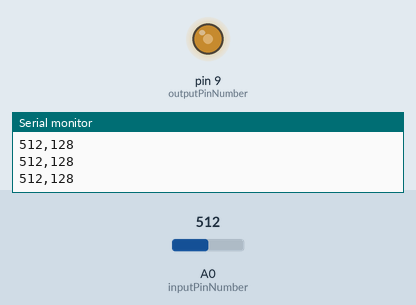
This sketch was run on a simulated Arduino Uno, built with avr-gcc and run on an emulated ATmega328P. On the bench: output pins drawn as LEDs (lit = HIGH), the last lines printed to the serial monitor. The test bench sets the inputs (shaded band); at power-on: A0 (inputPinNumber) = 512.

Above: at 1.2 s.
1.3 s: A0 (inputPinNumber) set to 716
At 2.0 s:
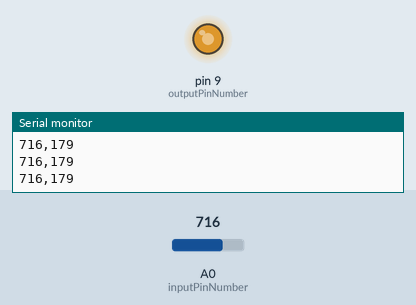
2.8 s: A0 (inputPinNumber) set to 900
At 3.7 s:
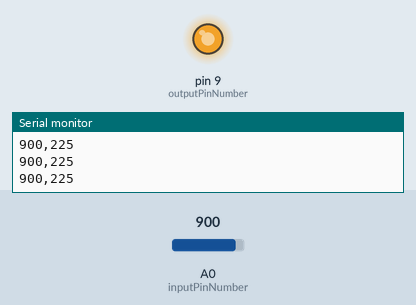
4.3 s: A0 (inputPinNumber) set to 122
At 5.3 s:
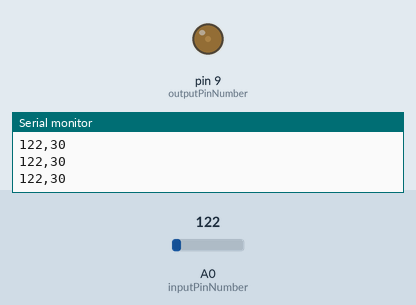
5.8 s: A0 (inputPinNumber) set to 0
At 6.3 s:
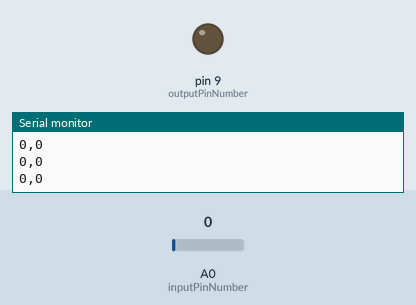
Timing chart, 0 to 8.3 s (numbered marks = the images above; inputs shaded):
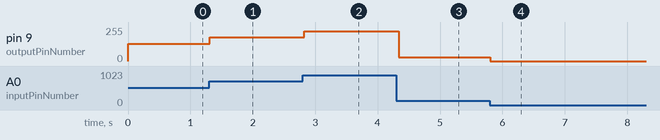

Measured:
- after the input at 1.3 s, pin 9 (outputPinNumber): 128/255 → 179/255 at once
- after the input at 2.8 s, pin 9 (outputPinNumber): 179/255 → 225/255 at once
- after the input at 4.3 s, pin 9 (outputPinNumber): 225/255 → 30/255 at once
- after the input at 5.8 s, pin 9 (outputPinNumber): 30/255 → 0/255 at once

The sketch:

Moter.ino
```cpp
constexpr uint8_t inputPinNumber = A0;
constexpr uint8_t outputPinNumber = 9;


void setup() {
  Serial.begin(115200);
}


void loop() {
  int16_t inputValue = analogRead(inputPinNumber);
  uint8_t dutyRatio = inputValue / 4;

  analogWrite(outputPinNumber, dutyRatio);

  Serial.print(inputValue);
  Serial.print(",");
  Serial.println(dutyRatio);

  delay(50);
}
```
